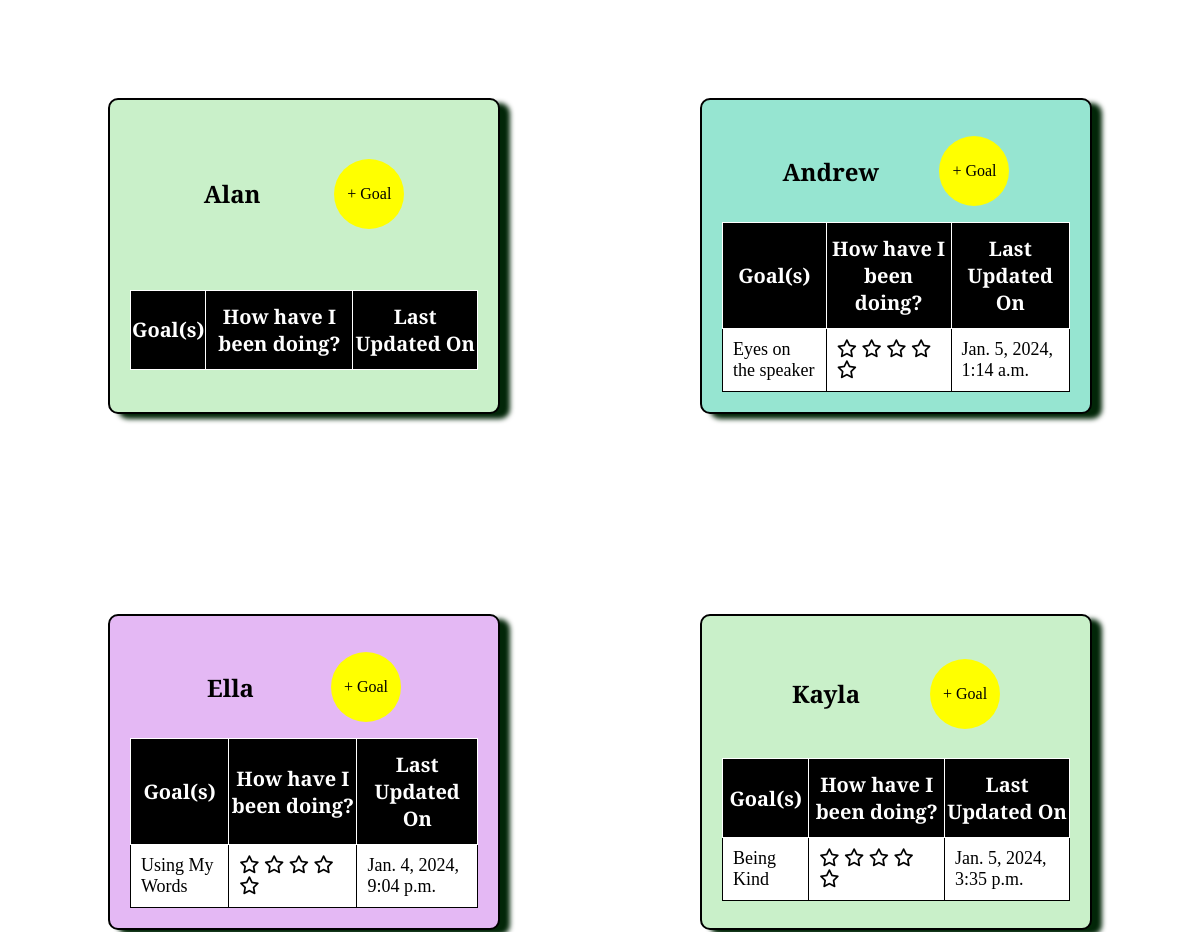
Page /goals/teacher_home/ (signed in, middle part) on the earlier database version.
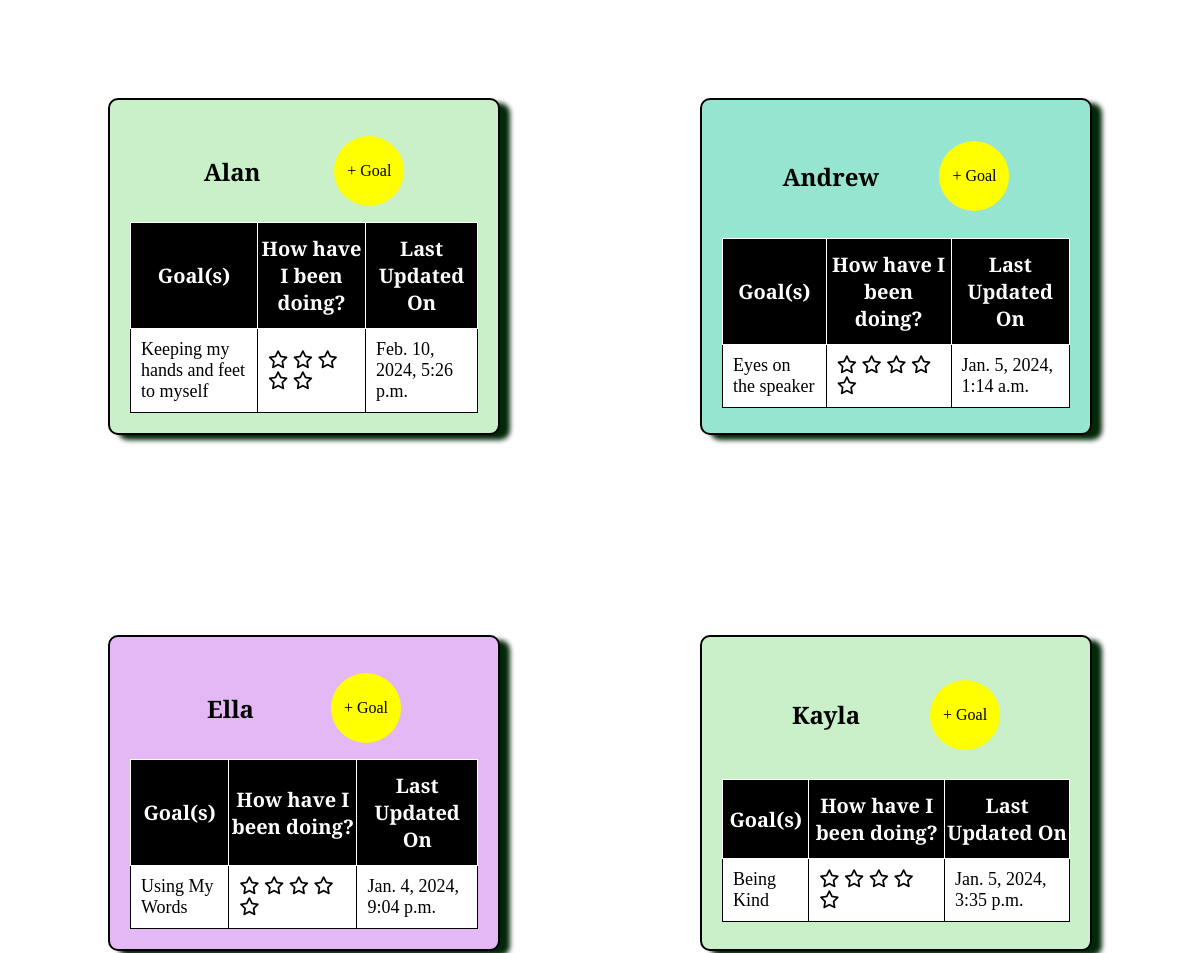
Same page on the later database version.
### goalchart/models.py (models this page shows, shortened)
class Student(models.Model):
    student_first_name = models.CharField(max_length=200)
    GRADE_IN_SCHOOL_CHOICES = [
        ("K", "Kindergarten"),
        ("G1", "1st Grade"),
        ("G2", "2nd Grade"),
        ("G3", "3rd Grade"),
        ("G4", "4th Grade"),
        ("G5", "5th Grade"),
        ("GO", "Other"),
    ]
    grade_in_school = models.CharField(
        max_length=2,
        choices=GRADE_IN_SCHOOL_CHOICES,
        default="K",
    )
    created_on = models.DateTimeField(auto_now_add=True)
    last_modified = models.DateTimeField(auto_now=True)
    teacher = models.ForeignKey(
        settings.AUTH_USER_MODEL,
        related_name="students",
        on_delete=models.CASCADE,
        null=True,
    )
    class Meta:
        ordering = ["student_first_name"]

class Goal(models.Model):
    student = models.ForeignKey(
        Student,
        related_name="goals",
        on_delete=models.CASCADE,
        null=True,
    )
    schedule = models.ForeignKey(
        Schedule,
        related_name="goals",
        on_delete=models.CASCADE,
        null=True,
    )
    goal_name = models.CharField(max_length=200)
    goal_description = models.TextField()
    goal_picture = models.URLField()
    last_modified = models.DateTimeField(auto_now=True, null=True)
    goal_rating = models.PositiveSmallIntegerField(default = 0,null=True)
    def average_rating(self) -> float:
        return Rating.objects.filter(goals=self).aggregate(Avg("rating")) ["rating_avg"] or 0
    class Meta:
        ordering = ["goal_name"]

### goalchart/views.py (the view)
# urls.py: path("teacher_home/", goal_list, name="teacher_home"),
@login_required
def goal_list(request):
    students = Student.objects.filter(teacher=request.user)
    context = {
        "students": students,
    }
    return render(request, "goalchart/teacher_home.html", context)

### goalchart/templates/goalchart/teacher_home.html (shortened to what this page needs)
{% extends "base.html" %}
{% load static %}
{% block main %}
<div class="student-container">
  {% for student in students %}
    <div class="student-box {% cycle "group1" "group2" "group3" %}">
      <h2>{{ student.student_first_name }}</h2>
      <a href="{% url "create_goal" student.id %}"><p>+ Goal</p></a>
      <table>
        <thead>
          <tr>
            <th>Goal(s)</th>
            <th>How have I been doing?</th>
            <th>Last Updated On</th>
          </tr>
        </thead>
        <tbody class="striped-table">
          {% for goal in student.goals.all %}
          <tr>
              <td><a href="{% url "edit_goal" goal.id %}">{{ goal.goal_name}}</a></td>
              <td>
                <a href="{% url "goal_chart" goal.id %}">
                <i class="fa-regular fa-star {% if goal.average_rating > 0 %} checked {% endif %}"></i>
                <i class="fa-regular fa-star {% if goal.average_rating > 1 %} checked {% endif %}"></i>
                <i class="fa-regular fa-star {% if goal.average_rating > 2 %} checked {% endif %}"></i>
                <i class="fa-regular fa-star {% if goal.average_rating > 3 %} checked {% endif %}"></i>
                <i class="fa-regular fa-star {% if goal.average_rating > 4 %} checked {% endif %}"></i></a>
              </td>
              <td>{{ goal.last_modified }}</td>
          </tr>
          {% endfor %}
        </tbody>
      </table>
    </div>
  {% endfor %}
</div>
{% endblock main %}

### goalchart/templates/base.html (shortened to what this page needs)
{% load static %}
<!DOCTYPE html>
<html lang="en-US">
  <head>
    <link rel="stylesheet" href="{% static "css/styles.css" %}">
  </head>
    <body>
        <main>
        {% block main %}
        {% endblock main %}
        </main>
    </body>
  </html>

### goalchart/static/css/styles.css (style rules this page uses)
html, body { font-family: 'Cormorant Garamond', serif; }
a { text-decoration: none; color: black; }
.student-container { display: grid; grid-template-columns: repeat(2, 50%); }
.student-box { display: flex; flex-flow: row wrap; justify-content: space-evenly; align-items: center; margin: 100px; border: 2px solid; border-radius: 10px; padding: 20px; box-shadow: 10px 5px 5px rgb(2, 38, 8); }
.student-box p { background-color: yellow; width: 50px; height: 50px; text-align: center; display: flex; flex-flow: column wrap; justify-content: center; align-items: center; border-radius: 50%; padding: 10px; }
.group1 { background-color: rgb(201, 240, 201); }
.group2 { background-color: rgb(150, 229, 209); }
.group3 { background-color: rgb(228, 184, 244); }
table { border: 2px solid black; border-collapse: collapse; width: 100%; }
table th { padding-top: 12px; padding-bottom: 12px; text-align: center; background: black; color: white; font-size: 20px; margin-left: 5px; margin-right: 5px; }
table td { font-size: 18px; padding: 10px; }
table, th, td { border: 1px solid; }
.striped-table> tr:nth-child(odd) { background-color: white; }

Differences in the rows shown:
added Goal: goal_name "Keeping my hands and feet to myself", last_modified "Feb. 10, 2024, 5:26 p.m.", shown under Student "Alan"
